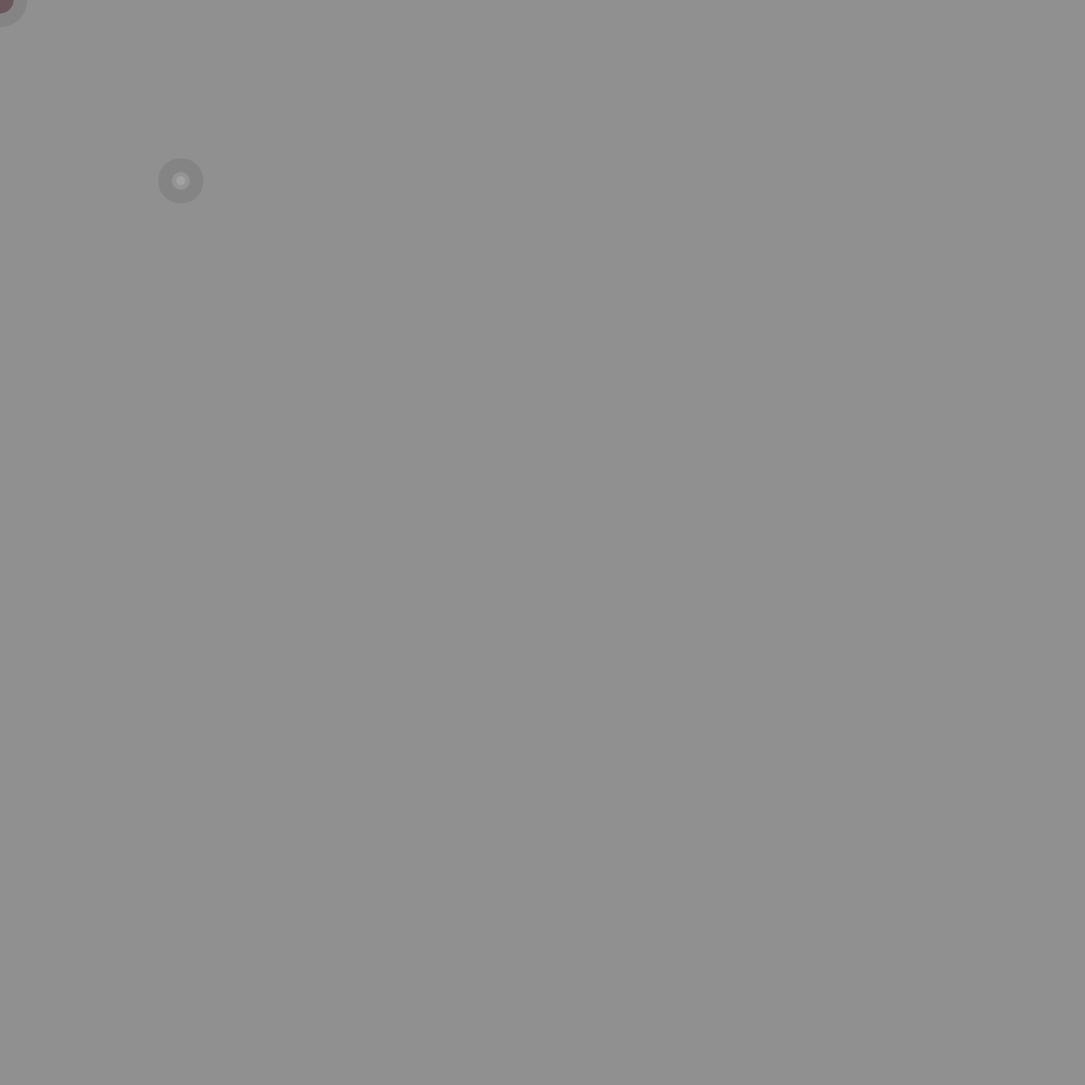
Frame 1 (no input)
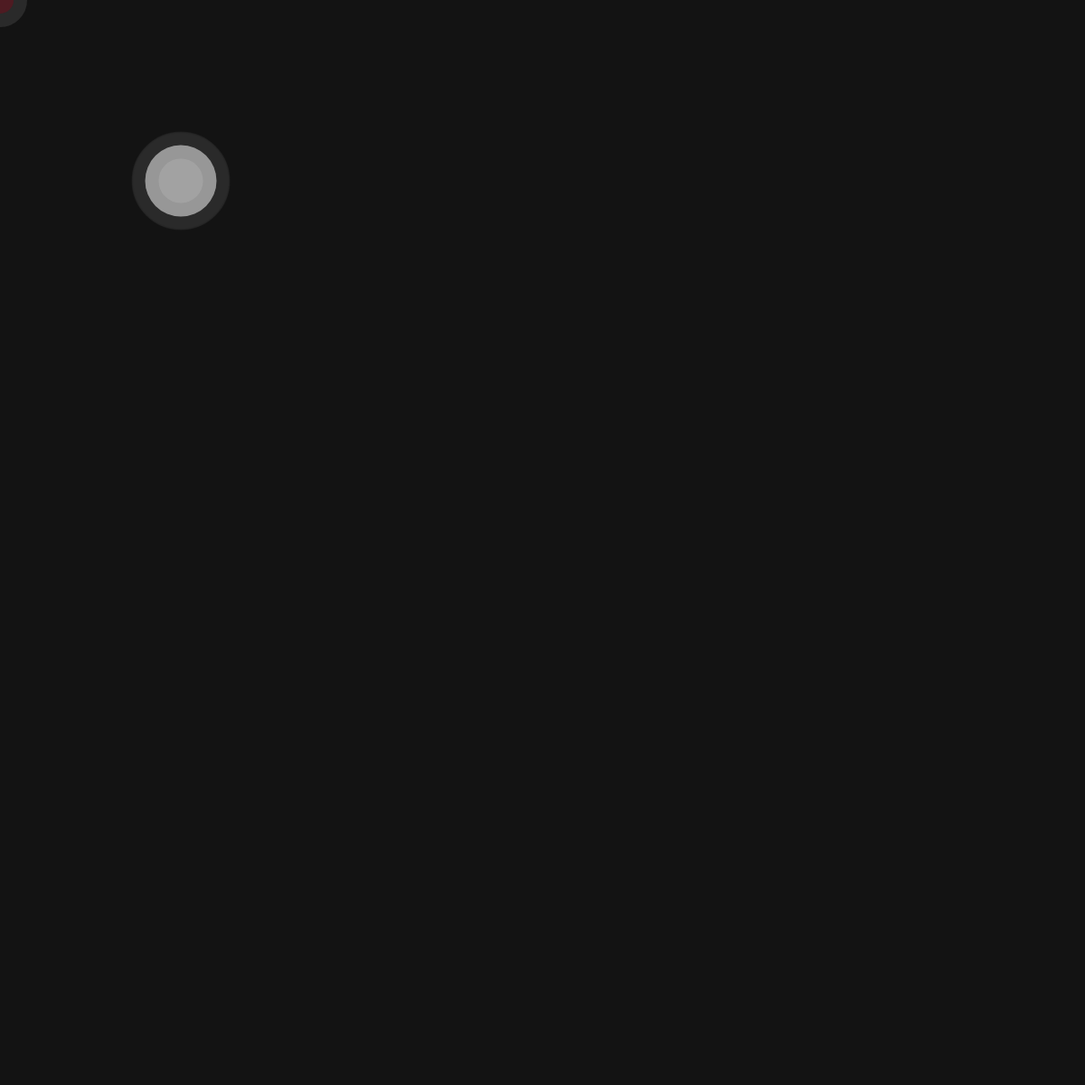
Frame 60 (no input)
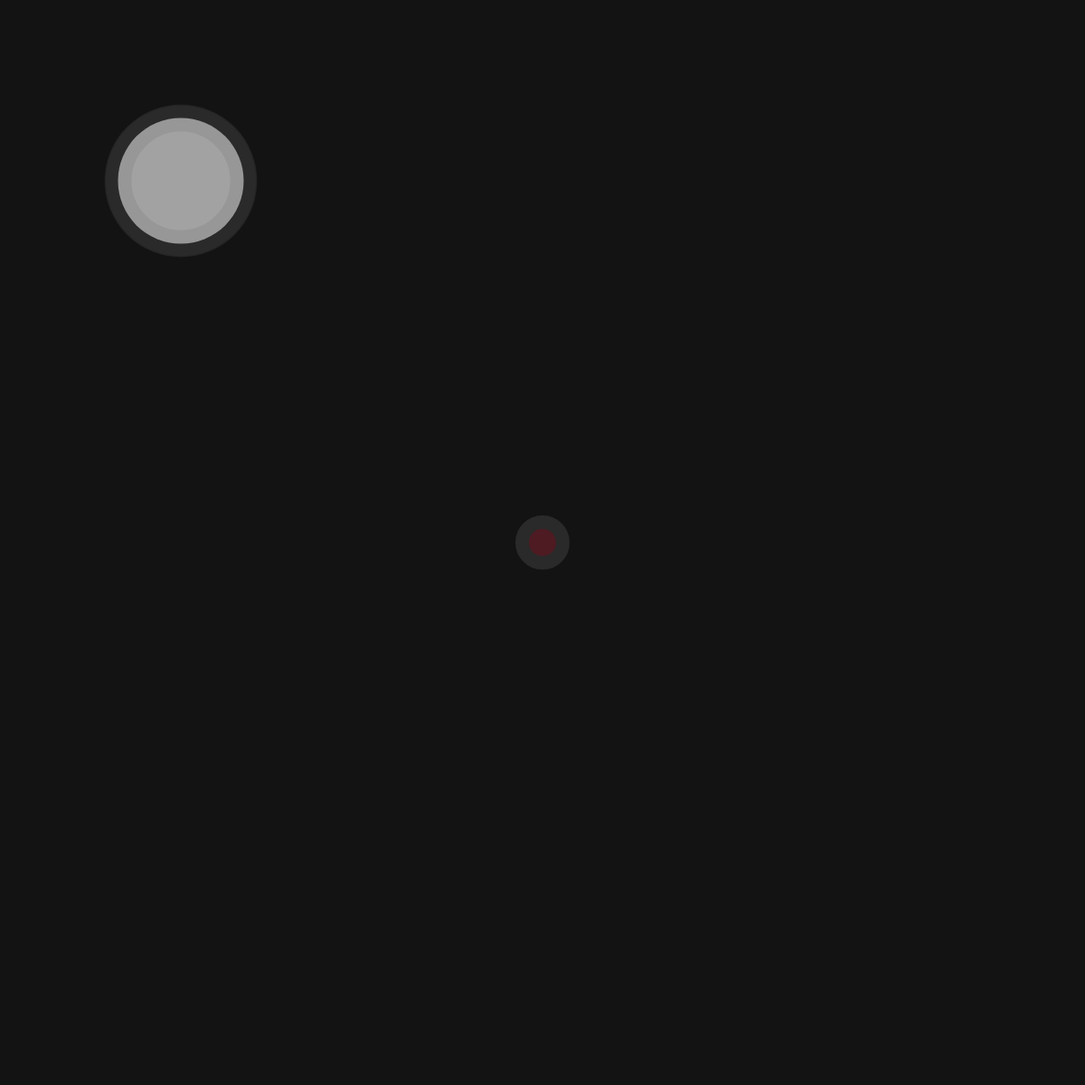
Frame 120 (the mouse pressed at the canvas centre since frame 60)

The p5.js sketch that drew these frames (run headless with seeded random() and noise() and a simulated clock; from frame 60 on, the mouse is pressed at the canvas centre):

// p5.js sketch
// ── sketch.js
var boom = 100

function setup() {
  createCanvas(1200, 1200);
  noCursor()
  //spark= new Explosion (200,200,30,10)
   background(100,50);
}
class Explosion{
 constructor(x,y,speed){
   this.y=y;
   this.x=x;
   this.speed=speed;
   this.biggy=20
 }
  
 show()
{
  fill(255)
  ellipse(this.x,this.y,this.biggy)
  this.biggy++
} 

  
}


var spark= [ new Explosion(200, 200, 10, 10) ]

function draw() {
 
  fill(boom,0,20,boom)
  boom++
  stroke(boom,40)
  strokeWeight(30)
  ellipse(mouseX,mouseY,30,30)
  
 for (var i = 0;i<spark.length;i++){
  spark[i].show()
 }
  if (boom>150){
    boom-=20
  }
  
  background(20,100);
}
function mousePressed ()
{
  spark.push = new Explosion (mouseX,mouseY,30)
}
